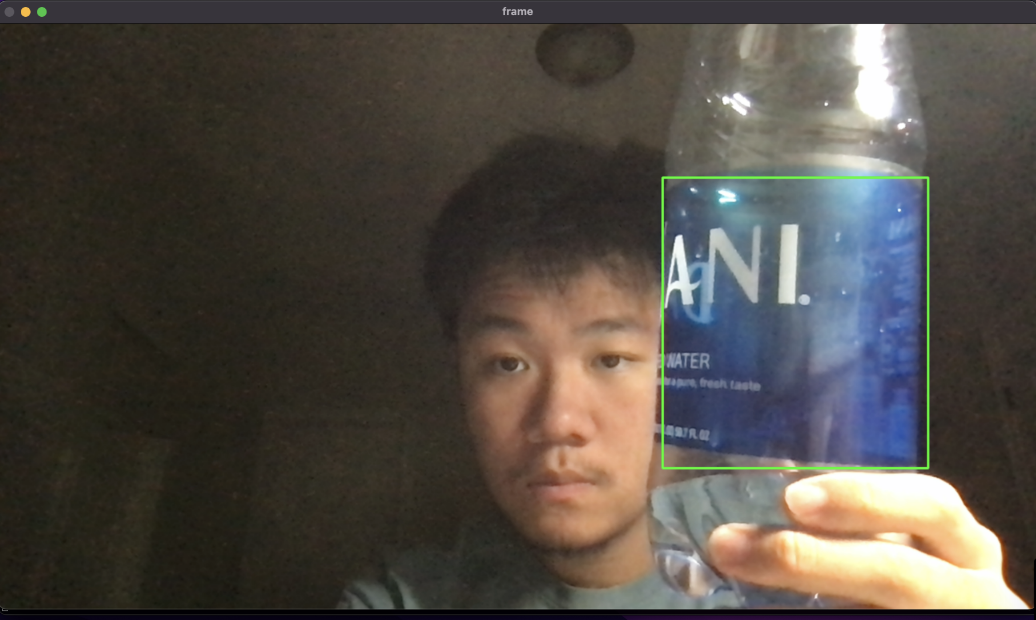

Reproduce this figure in Python.
# REFERENCES
# - Masking color: https://docs.opencv.org/4.x/df/d9d/tutorial_py_colorspaces.html
# - Contour features: https://docs.opencv.org/4.x/dd/d49/tutorial_py_contour_features.html
# - Bounding box: https://stackoverflow.com/questions/23398926/drawing-bounding-box-around-given-size-area-contour
# - HSV RGB conversion: https://stackoverflow.com/questions/24852345/hsv-to-rgb-color-conversion
#
# IMPROVEMENTS
# I used openCV's contour tutorial and made it so that my webcam could track the largest blue object 
# with a minimum enclosing box. I also added a flag to toggle between HSV and RGB

import numpy as np
from matplotlib.colors import hsv_to_rgb
import cv2

cap = cv2.VideoCapture(0)

# True for HSV, False for RGB
color_toggle = True

while(True):
    # Capture frame-by-frame
    ret, frame = cap.read()

    # Our operations on the frame come her
    hsv = cv2.cvtColor(frame, cv2.COLOR_BGR2HSV)
    rgb = cv2.cvtColor(frame, cv2.COLOR_BGR2RGB)

    # define range of blue color in HSV
    lower_blue_hsv = np.array([110,50,50])
    upper_blue_hsv = np.array([130,255,255])

    lower_blue_rgb = hsv_to_rgb(lower_blue_hsv)
    upper_blue_rgb = hsv_to_rgb(upper_blue_hsv)
    
    # Threshold the HSV image to get only blue colors
    mask = None
    if (color_toggle):
        mask = cv2.inRange(hsv, lower_blue_hsv, upper_blue_hsv)
    else:
        mask = cv2.inRange(rgb, lower_blue_rgb, upper_blue_rgb)

    contours,junk=cv2.findContours(mask,cv2.RETR_EXTERNAL,cv2.CHAIN_APPROX_SIMPLE)

    frame_max_area = 0
    max_x, max_y, max_w, max_h = 0,0,0,0

    for c in contours:
        x,y,w,h = cv2.boundingRect(c)
        
        if (w * h > frame_max_area):
            frame_max_area = w * h
            max_x = x
            max_y = y
            max_w = w
            max_h = h

    cv2.rectangle(frame,(max_x,max_y),(max_x+max_w,max_y+max_h),(0,255,0),2)

    # Bitwise-AND mask and original image
    res = cv2.bitwise_and(frame,frame, mask= mask)
    cv2.imshow('frame',frame)
    k = cv2.waitKey(5) & 0xFF
    if k == 27:
        break

# When everything done, release the capture
cap.release()
cv2.destroyAllWindows()
